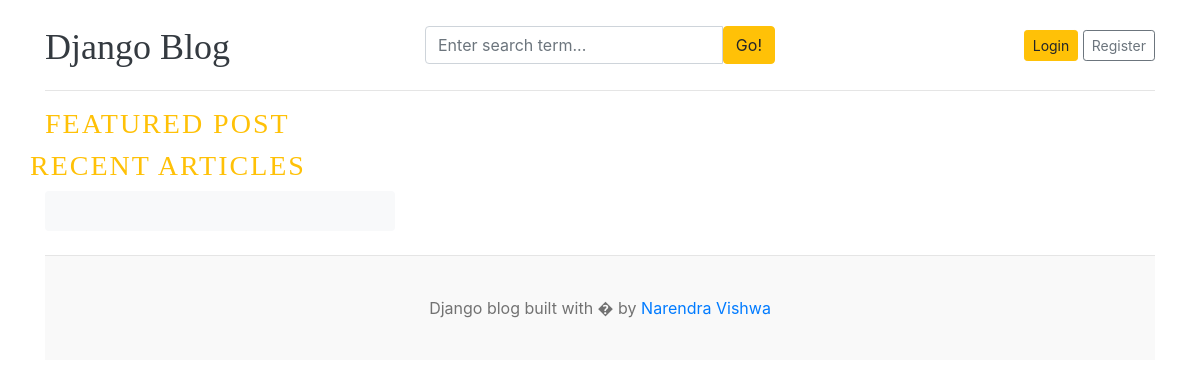
The app's page /, older data.
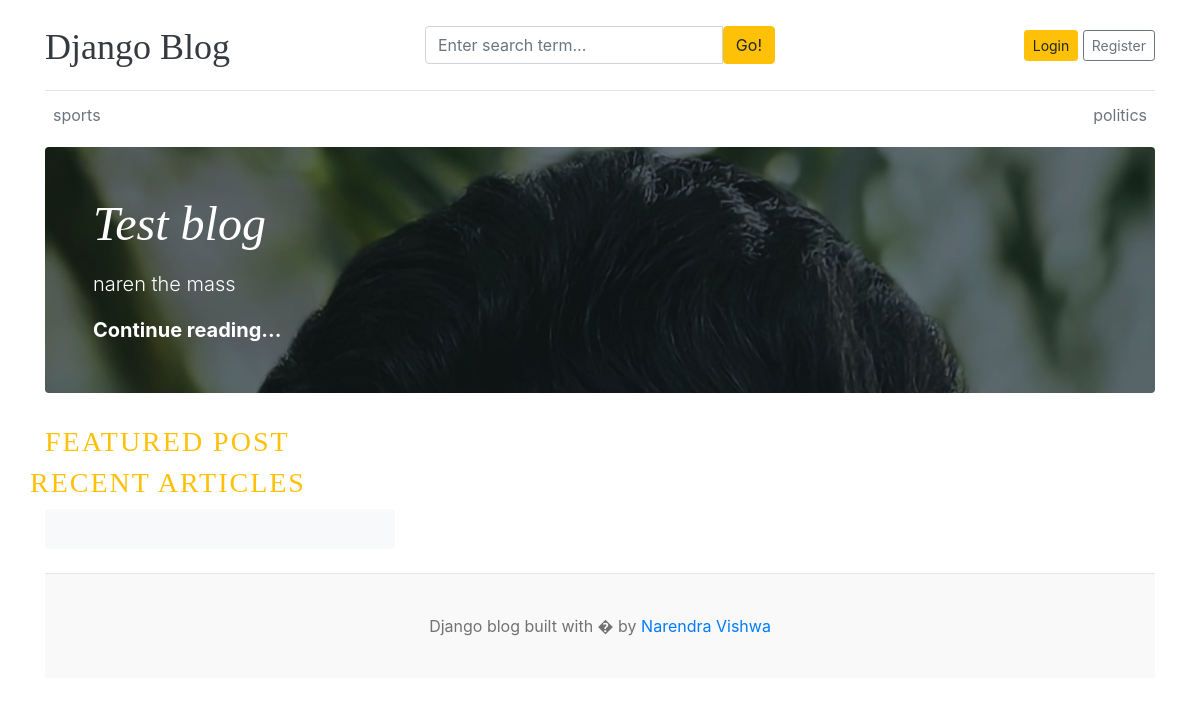
The same page, newer data.
### blogs/models.py (models this page shows, shortened)
class category(models.Model):
    category_name = models.CharField(max_length=50, unique=True)
    created_at = models.DateTimeField(auto_now_add=True)
    updated_at = models.DateTimeField(auto_now=True)
    class Meta:
        verbose_name_plural ='categories'

class Blog(models.Model):
    title = models.CharField(max_length=100)
    slug =models.SlugField(max_length=150, unique=True, blank=True)
    category = models.ForeignKey(category, on_delete=models.CASCADE)
    author = models.ForeignKey(User, on_delete=models.CASCADE)
    featured_image = models.ImageField(upload_to='uploads/%Y/%m%d')
    short_description = models.TextField(max_length=500)
    blog_body = models.TextField(max_length=2000)
    status = models.CharField(max_length=50,choices=STATUS_CHOICES, default="draft")
    is_featured = models.BooleanField(default=False)
    created_at = models.DateTimeField(auto_now_add=True)
    updated_at = models.DateTimeField(auto_now=True)

### blog_main/views.py (the view)
# urls.py: 2. Add a URL to urlpatterns:  path('', views.home, name='home')
def home(request):
    featured_post = Blog.objects.filter(is_featured=True, status='published').order_by('updated_at')
    posts = Blog.objects.filter(is_featured=False, status='published')
    try:
        about = About.objects.get()
    except:
        about = None
    context = {
        'featured_post': featured_post,
        'posts': posts,
        'about': about
    }
    return render(request, 'home.html', context)

### blogs/context_processors.py (called while the page is built)
def get_categories(request):
    categories = category.objects.all()
    return dict(categories=categories)

def get_social_links(request):
    social_links = SocialLink.objects.all()
    return dict(social_links=social_links)

### templates/home.html (shortened to what this page needs)
{% extends 'base.html'%}
  {% block content %}
    {% for post in featured_post %}
    {% if forloop.first %}
    <div class="jumbotron p-3 p-md-5 text-white rounded bg-dark" style="background-image: url({{ post.featured_image.url}}); background-blend-mode: overlay;background-size:cover;">
        <div class="col-md-8 px-0">
      <h1 class="display-4 font-italic">{{ post.title }}</h1>
      <p class="lead my-3">{{ post.short_description }}</p>
      <p class="lead mb-0"><a href="{% url 'blogs' post.slug %}" class="text-white font-weight-bold">Continue reading...</a></p>
    </div>
  </div>
  {% endif %}
{% endfor %}
<h3 class="text-upperrcase text-warning" style="letter-spacing: 2px;">FEATURED POST</h3>
  <div class="row mb-2">
  <h3 class="text-upperrcase text-warning" style="letter-spacing: 2px;">RECENT ARTICLES</h3>
  <main role="main" class="container p-0">
    <div class="row">
      <div class="col-md-8 blog-main">
        </div>
      </div>
      <aside class="col-md-4 blog-sidebar">
        <div class="p-3 mb-3 bg-light rounded">
        </div>
  </main>
</div>
{% endblock %}

### templates/base.html (shortened to what this page needs)
{% load static %}
<!DOCTYPE html>
<html lang="en">
<head>
    <link href="https://getbootstrap.com/docs/4.0/dist/css/bootstrap.min.css" rel="stylesheet">
    <link href="{% static 'css/blog.css' %}" rel="stylesheet">
  </head>
<body>
    <div class="container">
      <header class="blog-header py-3">
        <div class="row flex-nowrap justify-content-between align-items-center">
          <div class="col-4 pt-1">
            <a class="blog-header-logo text-dark" href="/">Django Blog</a>
          </div>
          <div class="col-4">
            <form action="{% url 'search' %}" method="GET">
              <div class="input-group">
                <input class="form-control" type="text" name="keyword" value="{{keyword}}" placeholder="Enter search term..." aria-label="Enter search term..." aria-describedby="button-search" />
                <button type="submit" class="btn btn-warning" id="button-search" type="button">Go!</button>
            </div>
            </form>
          </div>
          <div class="col-4 d-flex justify-content-end align-items-center">
            {% if not user.is_authenticated %}
            <a class="btn btn-sm btn-warning" href="{% url 'login' %}">Login</a> &nbsp;
            <a class="btn btn-sm btn-outline-secondary" href="{% url 'register' %}">Register</a>
            {% else %}
            <span>
              you are logged in a {{ user }}
            </span>
            &emsp;
            <span><a href="{% url 'logout' %}">Logout</a></span>
            {% endif %}
          </div>
        </div>
      </header>
      <div class="nav-scroller py-1 mb-2">
        <nav class="nav d-flex justify-content-between">
          {% for cat in categories %}
          <a class="p-2 text-muted" href="{% url 'posts_by_category' cat.id %}">{{ cat.category_name }}</a>
          {%  endfor %}
        </nav>
      </div>
{% block content %}
{% endblock %}
<footer class="blog-footer">
    <p>Django blog built with � by <a href="#">Narendra Vishwa</a></p>
  </footer>
  </body>
  </html>

Row changes from the older to the newer data that the page shows:
added category: category_name "sports"
added category: category_name "politics"
added Blog: featured_image (picture), title "Test blog", short_description "naren the mass"
